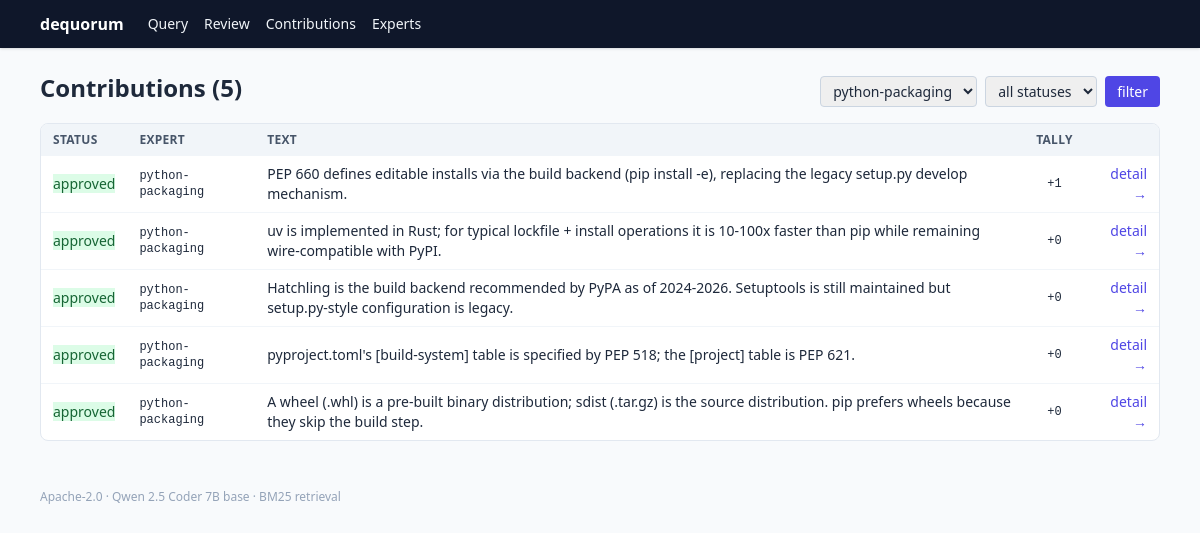
Screenshot of /contributions?expert=python-packaging with the database file from the repository.
### tables this page shows
CREATE TABLE contributions (
    contribution_id TEXT PRIMARY KEY,
    expert_id TEXT NOT NULL,
    contributor_id TEXT NOT NULL,
    text TEXT NOT NULL,
    citations_json TEXT NOT NULL,
    sig_node_id TEXT NOT NULL,
    sig_input_hash TEXT NOT NULL,
    sig_output_hash TEXT NOT NULL,
    sig_digest TEXT NOT NULL
, status TEXT NOT NULL DEFAULT 'approved');

### dequorum/web/app.py (the view)
    @app.get("/contributions", response_class=HTMLResponse)
    def contributions_index(
        request: Request,
        expert: str | None = None,
        status: str | None = None,
    ) -> HTMLResponse:
        with _open_store() as store:
            if expert:
                contribs = store.list_for_expert(expert, status=status)
            elif status:
                contribs = store.list_by_status(status)
            else:
                contribs = list(iter(store))
            rows = [
                {
                    "contribution": c,
                    "status": store.get_status(c.contribution_id),
                    "tally": store.vote_tally(c.contribution_id),
                }
                for c in contribs
            ]
        return templates.TemplateResponse(
            request,
            "contributions.html",
            {
                "rows": rows,
                "experts": registry.all(),
                "filter_expert": expert,
                "filter_status": status,
            },
        )

### dequorum/web/templates/contributions.html (shortened to what this page needs)
{% extends "base.html" %}
{% block content %}
<div class="flex items-baseline justify-between mb-4 gap-4 flex-wrap">
  <h1 class="text-2xl font-bold">Contributions ({{ rows|length }})</h1>
  <form method="get" action="/contributions" class="text-sm flex gap-2">
    <select name="expert" class="border border-slate-300 rounded px-2 py-1">
      {% for e in experts %}
      <option value="{{ e.expert_id }}" {% if filter_expert == e.expert_id %}selected{% endif %}>{{ e.expert_id }}</option>
      {% endfor %}
    </select>
    <select name="status" class="border border-slate-300 rounded px-2 py-1">
      <option value="">all statuses</option>
    </select>
    <button type="submit" class="bg-indigo-600 text-white rounded px-3 py-1 hover:bg-indigo-700">filter</button>
  </form>
</div>
<div class="bg-white border border-slate-200 rounded-lg overflow-hidden">
  <table class="w-full text-sm">
    <thead class="bg-slate-100 text-left text-xs uppercase tracking-wide text-slate-600">
      <tr>
        <th class="px-3 py-2">status</th>
        <th class="px-3 py-2">expert</th>
        <th class="px-3 py-2">text</th>
        <th class="px-3 py-2 text-center">tally</th>
        <th class="px-3 py-2 text-right"></th>
      </tr>
    </thead>
    <tbody class="divide-y divide-slate-100">
      {% for row in rows %}
      <tr class="hover:bg-slate-50">
        <td class="px-3 py-2">
          {% set st = row.status %}
          {% if st == STATUS_APPROVED %}
          <span class="badge bg-green-100 text-green-800">approved</span>
          {% elif st == STATUS_REJECTED %}
          <span class="badge bg-red-100 text-red-800">rejected</span>
          {% else %}
          <span class="badge bg-amber-100 text-amber-800">pending</span>
          {% endif %}
        </td>
        <td class="px-3 py-2 mono text-xs">{{ row.contribution.expert_id }}</td>
        <td class="px-3 py-2">
          <div class="line-clamp-2">{{ row.contribution.text }}</div>
        </td>
        <td class="px-3 py-2 text-center mono text-xs">
          {{ "%+d"|format(row.tally) }}
        </td>
        <td class="px-3 py-2 text-right">
          <a href="/contributions/{{ row.contribution.contribution_id }}" class="text-indigo-600 hover:underline">detail &rarr;</a>
        </td>
      </tr>
      {% else %}
      <tr><td colspan="5" class="px-3 py-6 text-center text-slate-400">no contributions match these filters</td></tr>
      {% endfor %}
    </tbody>
  </table>
</div>
{% endblock %}

### dequorum/web/templates/base.html (style rules this page uses)
.badge { @apply inline-flex items-center px-2 py-0.5 rounded-md text-xs font-medium; }
.mono { font-family: ui-monospace, SFMono-Regular, Menlo, monospace; }

### rows the page displays
contributions: status "approved", contribution.expert_id "python-packaging", contribution.text "PEP 660 defines editable installs via the build backend (pip install -e), replacing the legacy setup.py develop mechanism.", tally "+1"
contributions: status "approved", contribution.expert_id "python-packaging", contribution.text "uv is implemented in Rust; for typical lockfile + install operations it is 10-100x faster than pip while remaining wire-compatible with PyPI.", tally "+0"
contributions: status "approved", contribution.expert_id "python-packaging", contribution.text "Hatchling is the build backend recommended by PyPA as of 2024-2026. Setuptools is still maintained but setup.py-style configuration is legacy.", tally "+0"
contributions: status "approved", contribution.expert_id "python-packaging", contribution.text "pyproject.toml's [build-system] table is specified by PEP 518; the [project] table is PEP 621.", tally "+0"
contributions: status "approved", contribution.expert_id "python-packaging", contribution.text "A wheel (.whl) is a pre-built binary distribution; sdist (.tar.gz) is the source distribution. pip prefers wheels because they skip the build step.", tally "+0"

### other values shown
{{ rows|length }} "5"
form field expert "python-packaging"
